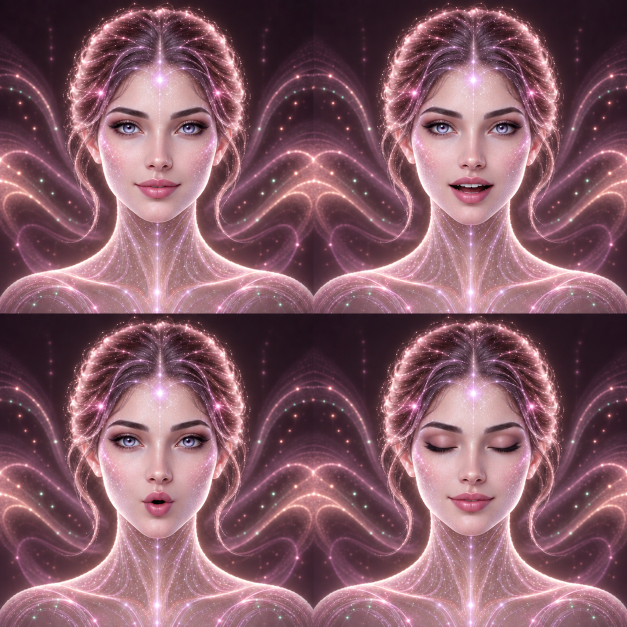
#> input picture mira/mira-rose-frames-v3.png, 1254 x 1254 px (shown at 1/2 size)
$ python align_faces.py ../mira-rose-frames-v3.png
#> lines starting #> are read from the running program, lines starting #| are printed output that depends on the picture
"""Measure where each expression frame's face sits, so every frame can be shown with one framing.

The two faces arrive as sprite sheets whose cells differ in size, scale and head position
(`mira-rose-frames-v3.png` cells are square, the expression sheets are portrait). Showing them as
they are makes the head jump on every expression change. This tool finds, for each cell, the scale
and offset of the face relative to the style's reference cell by normalised cross-correlation of the
eyes-to-chin region, and writes `faces.json`: for every expression, the source sheet and the crop
rectangle (in sheet pixels) of one canonical portrait square. The app only crops; it never alters the
artwork. Run it again only when a sheet changes:

    python devtools/align_faces.py            # needs numpy + Pillow
"""
import json
import sys
from pathlib import Path

import numpy as np
from PIL import Image

ROOT = Path(__file__).resolve().parents[1]

# Grid layout and the expression each cell shows, exactly as the original app sliced them.
SHEETS = {
    'rose': [
        ('mira-rose-frames-v3.png', 2, 2, ['neutral', 'speaking_open', 'speaking_round', 'blink']),
        ('mira-expressions-a.png', 3, 2, ['happy', 'excited', 'playful', 'thinking', 'sad', 'annoyed']),
        ('mira-expressions-b.png', 3, 2, ['attentive', 'surprised', 'reassuring', 'curious', 'proud', 'sleepy']),
    ],
    'holo': [
        ('mira-holo-moods-v1.png', 3, 2, ['neutral', 'excited', 'curious', 'attentive', 'sad', 'annoyed']),
        ('mira-holo-moods-2-v1.png', 3, 2, ['playful', 'thinking', 'surprised', 'proud', 'reassuring', 'sleepy']),
        ('mira-holo-speech-v1.png', 3, 1, ['blink', 'speaking_round', 'speaking_open']),
    ],
}
# Eyebrows-to-chin region of each style's reference cell (cell pixels) and the portrait square
# (centre and half side, reference cell pixels) that every frame is framed to.
REFERENCE = {
    'rose': {'cell': ('mira-rose-frames-v3.png', 0), 'roi': (195, 195, 435, 450), 'centre': (314, 300), 'half': 236},
    'holo': {'cell': ('mira-holo-moods-v1.png', 0), 'roi': (90, 205, 330, 455), 'centre': (208, 305), 'half': 196},
}
WORK = 0.25  # correlation runs at quarter resolution, then refines at half


def load(sheet):
#> called with sheet = 'mira-rose-frames-v3.png'
    return Image.open(ROOT / sheet).convert('L')


def cells(sheet, cols, rows):
    image = load(sheet)
    w, h = image.width // cols, image.height // rows
    for index in range(cols * rows):
        x, y = index % cols, index // cols
        yield index, (x * w, y * h, w, h), image.crop((x * w, y * h, x * w + w, y * h + h))


def as_array(image, scale):
#> called with scale = 0.25
    size = (max(1, round(image.width * scale)), max(1, round(image.height * scale)))
#> size = (157, 157)
    return np.asarray(image.resize(size, Image.LANCZOS), dtype=np.float64)
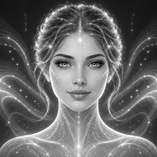
#> returned value: shape (157, 157) float64; min 0, max 255, mean 104.1


def ncc(frame, template):
    """Normalised cross-correlation of template over every valid position in frame."""
    th, tw = template.shape
    fh, fw = frame.shape
    if th > fh or tw > fw:
        return None
    t = template - template.mean()
    tnorm = np.sqrt((t * t).sum()) or 1.0
    shape = (fh + th, fw + tw)
    corr = np.fft.irfft2(np.fft.rfft2(frame, shape) * np.conj(np.fft.rfft2(t, shape)), shape)[:fh - th + 1, :fw - tw + 1]
    ii = np.pad(frame, ((1, 0), (1, 0))).cumsum(0).cumsum(1)
    ii2 = np.pad(frame * frame, ((1, 0), (1, 0))).cumsum(0).cumsum(1)
    def window(a):
        return a[th:, tw:] - a[:-th, tw:] - a[th:, :-tw] + a[:-th, :-tw]
    s, s2 = window(ii), window(ii2)
    n = th * tw
    var = np.maximum(s2 - s * s / n, 1e-9)
    return corr / (np.sqrt(var) * tnorm)


def locate(frame_img, template_img, scales, work):
    frame = as_array(frame_img, work)
    best = (-2, None, None)
    for scale in scales:
        template = as_array(template_img, work * scale)
        score = ncc(frame, template)
        if score is None:
            continue
        y, x = np.unravel_index(np.argmax(score), score.shape)
        if score[y, x] > best[0]:
            best = (float(score[y, x]), scale, (x / work, y / work))
#> this loop made 32 passes
#> (scale, size in as_array, th in ncc, tw in ncc, tnorm in ncc, shape in ncc, n in ncc, y) on passes 1, 5, 6, 7, 8, 9, 10, 11: (0.7, (42, 45), 45, 42, 2070.1, (202, 199), 1890, 52), (0.82, (49, 52), 52, 49, 2419.1, (209, 206), 2548, 57), (0.85, (51, 54), 54, 51, 2519.6, (211, 208), 2754, 51), (0.88, (53, 56), 56, 53, 2619.6, (213, 210), 2968, 51), (0.91, (55, 58), 58, 55, 2717.9, (215, 212), 3190, 50), (0.94, (56, 60), 60, 56, 2794.3, (217, 213), 3360, 50), (0.97, (58, 62), 62, 58, 2891.7, (219, 215), 3596, 50), (1, (60, 64), 64, 60, 2993.2, (221, 217), 3840, 49)
#> (scale, size in as_array, th in ncc, tw in ncc, tnorm in ncc, shape in ncc, n in ncc, y) on passes 2, 3, 4, 12, 13, 14: (0.73, (44, 47), 47, 44, 2170.6, (204, 201), 2068, 52), (0.76, (46, 48), 48, 46, 2245.3, (205, 203), 2208, 52), (0.79, (47, 50), 50, 47, 2319.5, (207, 204), 2350, 52), (1.03, (62, 66), 66, 62, 3092.5, (223, 219), 4092, 48), (1.06, (64, 68), 68, 64, 3192.9, (225, 221), 4352, 47), (1.09, (65, 69), 69, 65, 3242, (226, 222), 4485, 47)
#> pass 1, in ncc, `corr = np.fft.irfft2(np.fft.rfft2(frame, shape) * np.conj(np.fft.rfft2..`:
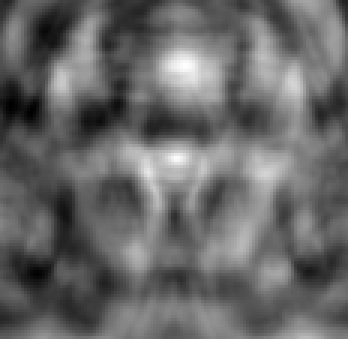
#> corr: shape (113, 116) float64 (shown 3 times larger); min -1262109.9, max 1775943.9, mean -21422.4; drawn with min black and max white
#> pass 1, in ncc, `ii = np.pad(frame, ((1, 0), (1, 0))).cumsum(0).cumsum(1)`:
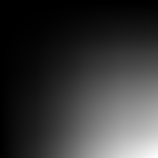
#> ii: shape (158, 158) float64; min 0, max 2566535, mean 554368.5; drawn with min black and max white
#> after the loop:
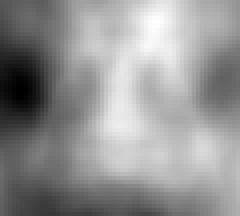
#> score: shape (54, 60) float64 (shown 4 times larger); min -0.147, max 0.263, mean 0.0909; drawn with min black and max white
    return best


def main():
    result = {'version': 1, 'styles': {}}
    for style, sheets in SHEETS.items():
        ref = REFERENCE[style]
        ref_sheet, ref_index = ref['cell']
        layout = next((cols, rows) for name, cols, rows, _ in sheets if name == ref_sheet)
        ref_cell = dict((i, img) for i, _, img in cells(ref_sheet, *layout))[ref_index]
        x0, y0, x1, y1 = ref['roi']
        template = ref_cell.crop((x0, y0, x1, y1))
        frames = {}
        for sheet, cols, rows, names in sheets:
            for index, (cx, cy, cw, ch), img in cells(sheet, cols, rows):
                coarse = locate(img, template, np.arange(0.70, 1.65, 0.03), WORK)
#> coarse = (0.991, 1, (196, 196))
                fine = locate(img, template, np.arange(coarse[1] - 0.03, coarse[1] + 0.031, 0.006), 0.5)
#> the loop in locate (call 2), `for scale in scales:` made 11 passes
#> (scale, size in as_array, th in ncc, tw in ncc, tnorm in ncc, shape in ncc, n in ncc, y) on passes 1 to 6: (0.97, (116, 124), 124, 116, 5878.8, (438, 430), 14384, 99), (0.976, (117, 124), 124, 117, 5904.7, (438, 431), 14508, 99), (0.982, (118, 125), 125, 118, 5955, (439, 432), 14750, 99), (0.988, (119, 126), 126, 119, 6003.3, (440, 433), 14994, 98), (0.994, (119, 127), 127, 119, 6028, (441, 433), 15113, 98), (1, (120, 128), 128, 120, 6077.3, (442, 434), 15360, 98)
#> (scale, size in as_array, th in ncc, tw in ncc, tnorm in ncc, shape in ncc, n in ncc, y) on passes 7 to 11: (1.01, (121, 128), 128, 121, 6103.6, (442, 435), 15488, 98), (1.01, (121, 129), 129, 121, 6127.9, (443, 435), 15609, 97), (1.02, (122, 130), 130, 122, 6176.1, (444, 436), 15860, 97), (1.02, (123, 131), 131, 123, 6227.6, (445, 437), 16113, 96), (1.03, (124, 131), 131, 124, 6252.9, (445, 438), 16244, 96)
#> pass 1, in locate (call 2), `template = as_array(template_img, work * scale)`:
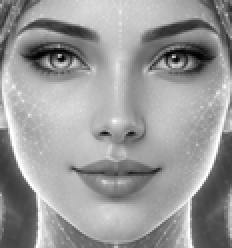
#> template: shape (124, 116) float64 (shown 2 times larger); min 0, max 255, mean 153
#> pass 1, in ncc (call 33), `corr = np.fft.irfft2(np.fft.rfft2(frame, shape) * np.conj(np.fft.rfft2..`:
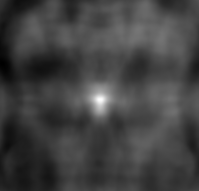
#> corr: shape (191, 199) float64; min -9608092.5, max 29155577.1, mean 488608; drawn with min black and max white
#> fine = (0.982, 1, (196, 196))
                score, scale, (tx, ty) = fine
#> score = 0.982; scale = 1; tx = 196; ty = 196
                # Map the reference portrait square into this cell: p_cell = scale * (p_ref - roi0) + t.
                centre_x = scale * (ref['centre'][0] - x0) + tx
#> centre_x = 315
                centre_y = scale * (ref['centre'][1] - y0) + ty
#> centre_y = 301
                half = scale * ref['half']
#> half = 236
                frames[names[index]] = {
                    'sheet': sheet,
                    'cell': [cx, cy, cw, ch],
                    'crop': [round(float(cx + centre_x - half), 1), round(float(cy + centre_y - half), 1),
                             round(float(2 * half), 1), round(float(2 * half), 1)],
                    'score': round(float(score), 3),
                }
                print(f'{style:5s} {names[index]:15s} score={score:.3f} scale={scale:.3f} '
                      f'crop={frames[names[index]]["crop"]} cell={cw}x{ch}')
#| rose  neutral         score=0.982 scale=1.000 crop=[79.0, 65.0, 472.0, 472.0] cell=627x627
        result['styles'][style] = frames
#> pass 2 of the loop in main, `for style, sheets in SHEETS.items():`:
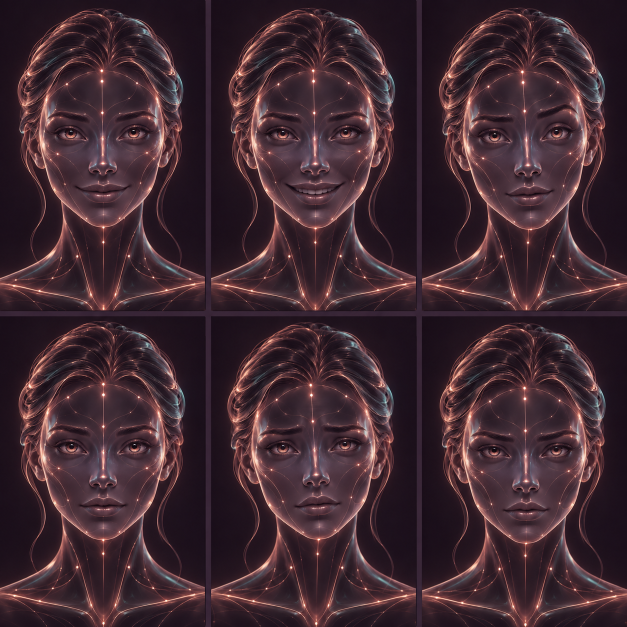
#> input picture mira/mira-holo-moods-v1.png, 1254 x 1254 px (shown at 1/2 size)
#> ref_cell: PIL image 418x627 L
#> frame: shape (314, 209) float64
#> the loop in locate (call 34), `for scale in scales:` made 11 passes
#> scale on passes 1 to 8: 0.97, 0.976, 0.982, 0.988, 0.994, 1, 1.01, 1.01
#> pass 1, in ncc (call 721), `corr = np.fft.irfft2(np.fft.rfft2(frame, shape) * np.conj(np.fft.rfft2..`:
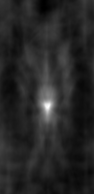
#> corr: shape (194, 94) float64; min -2101013.4, max 10402510.5, mean -205298.1; drawn with min black and max white
#> after the loop in locate (call 34), `for scale in scales:`:
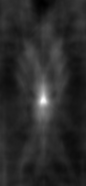
#> score: shape (186, 86) float64; min -0.157, max 0.696, mean -0.0134; drawn with min black and max white
#| holo  neutral         score=0.992 scale=1.000 crop=[12.0, 110.0, 392.0, 392.0] cell=418x627
    (ROOT / 'faces.json').write_text(json.dumps(result, indent=1) + '\n')


def motion_frames():
    """Register only new motion patches; preserve every existing face calibration.

    Match the stable nose/cheek bridge, excluding changing eyelids and lips.
    Originals remain the neutral/expressive/closed-blink source.
    """
    result = json.loads((ROOT / 'faces.json').read_text())
#> (reads mira/faces.json from the repository)
    for style in ('rose', 'holo'):
        ref = REFERENCE[style]
        original = next(c[2] for c in cells(ref['cell'][0], 2 if style == 'rose' else 3, 2)
                        if c[0] == 0)
        roi = (250, 275, 375, 345) if style == 'rose' else (165, 300, 250, 365)
        template = original.crop(roi)
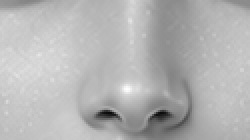
#> template: PIL image 125x70 L (shown 2 times larger); min 10, max 254, mean 180
        names = ('blink_half', 'speaking_small', 'speaking_medium', 'speaking_oo')
        sheet = 'mira-' + style + '-motion-v1.png'
        for index, (cx, cy, cw, ch), img in cells(sheet, 2, 2):
            coarse = locate(img, template, np.arange(0.65, 2.0, 0.025), WORK)
            fine = locate(img, template, np.arange(coarse[1] - 0.025, coarse[1] + 0.026, 0.005), 0.5)
            score, scale, (tx, ty) = fine
            if score < 0.75:
                raise ValueError(f'{style}/{names[index]} nose registration failed: {score:.3f}')
            x = cx + scale * (ref['centre'][0] - roi[0] - ref['half']) + tx
            y = cy + scale * (ref['centre'][1] - roi[1] - ref['half']) + ty
            side = 2 * scale * ref['half']
            result['styles'][style][names[index]] = {
                'sheet': sheet, 'cell': [cx, cy, cw, ch],
                'crop': [round(float(v), 1) for v in (x, y, side, side)],
                'score': round(float(score), 3)}
            print(style, names[index], result['styles'][style][names[index]])
    (ROOT / 'faces.json').write_text(json.dumps(result, indent=1) + '\n')


if __name__ == '__main__':
    if "--motion" not in sys.argv:
        main()
#> (the run stopped early here; a loop or call above may not have finished)
